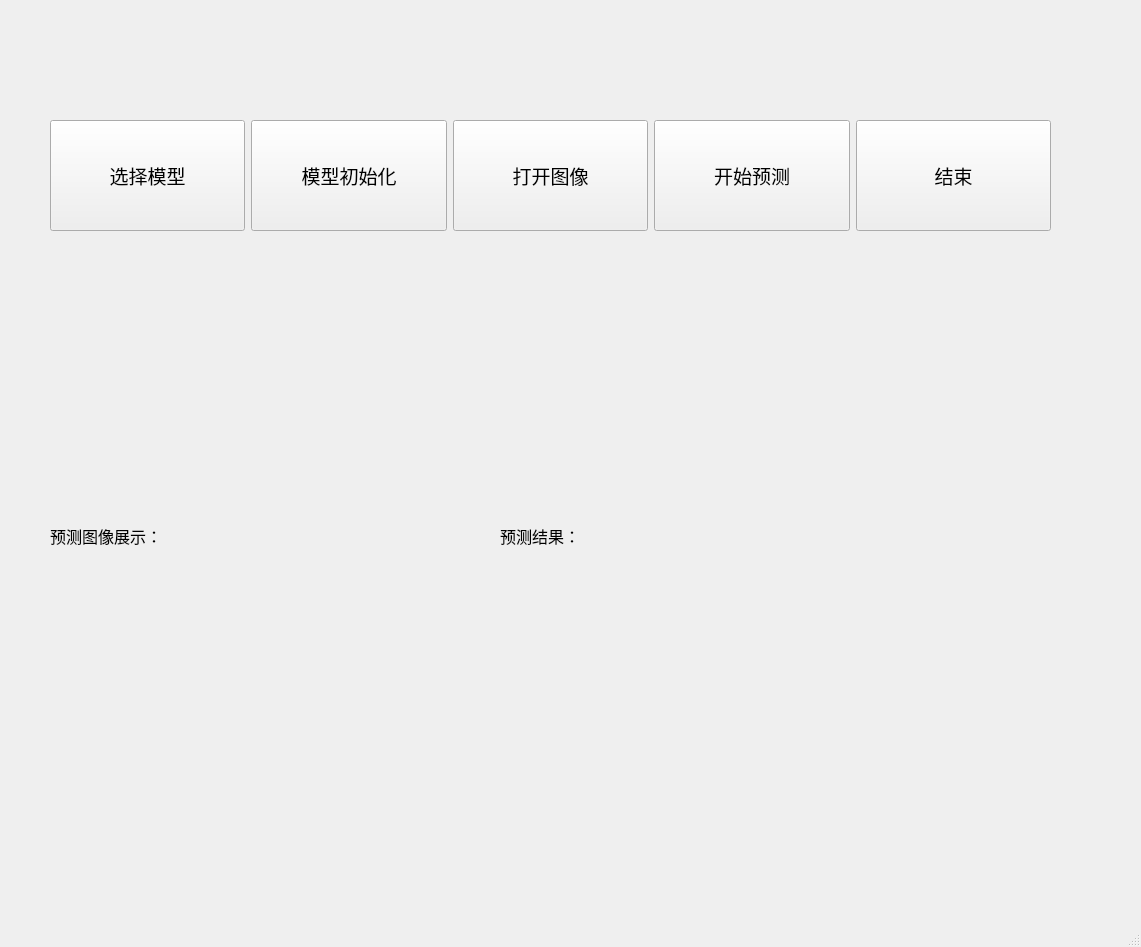
<?xml version="1.0" encoding="UTF-8"?>
<ui version="4.0">
 <class>MainWindow</class>
 <widget class="QMainWindow" name="MainWindow">
  <property name="geometry">
   <rect>
    <x>0</x>
    <y>0</y>
    <width>1141</width>
    <height>947</height>
   </rect>
  </property>
  <property name="windowTitle">
   <string>MainWindow</string>
  </property>
  <widget class="QWidget" name="centralwidget">
   <widget class="QWidget" name="gridLayoutWidget">
    <property name="geometry">
     <rect>
      <x>50</x>
      <y>240</y>
      <width>1001</width>
      <height>271</height>
     </rect>
    </property>
    <layout class="QGridLayout" name="gridLayout">
     <item row="0" column="1" colspan="2">
      <widget class="QLabel" name="label1">
       <property name="sizePolicy">
        <sizepolicy hsizetype="Preferred" vsizetype="Expanding">
         <horstretch>0</horstretch>
         <verstretch>2</verstretch>
        </sizepolicy>
       </property>
       <property name="font">
        <font>
         <pointsize>10</pointsize>
        </font>
       </property>
       <property name="text">
        <string/>
       </property>
      </widget>
     </item>
     <item row="1" column="1" colspan="2">
      <widget class="QLabel" name="label2">
       <property name="sizePolicy">
        <sizepolicy hsizetype="Preferred" vsizetype="Expanding">
         <horstretch>0</horstretch>
         <verstretch>2</verstretch>
        </sizepolicy>
       </property>
       <property name="font">
        <font>
         <pointsize>10</pointsize>
        </font>
       </property>
       <property name="text">
        <string/>
       </property>
      </widget>
     </item>
     <item row="3" column="1" colspan="2">
      <widget class="QLabel" name="predicting_view_2">
       <property name="sizePolicy">
        <sizepolicy hsizetype="Minimum" vsizetype="Expanding">
         <horstretch>0</horstretch>
         <verstretch>1</verstretch>
        </sizepolicy>
       </property>
       <property name="font">
        <font>
         <pointsize>16</pointsize>
        </font>
       </property>
       <property name="layoutDirection">
        <enum>Qt::LeftToRight</enum>
       </property>
       <property name="text">
        <string/>
       </property>
      </widget>
     </item>
     <item row="2" column="1" colspan="2">
      <widget class="QLabel" name="predicting_view">
       <property name="sizePolicy">
        <sizepolicy hsizetype="Minimum" vsizetype="Expanding">
         <horstretch>0</horstretch>
         <verstretch>1</verstretch>
        </sizepolicy>
       </property>
       <property name="font">
        <font>
         <pointsize>16</pointsize>
        </font>
       </property>
       <property name="layoutDirection">
        <enum>Qt::LeftToRight</enum>
       </property>
       <property name="text">
        <string/>
       </property>
      </widget>
     </item>
     <item row="4" column="1" colspan="2">
      <widget class="QLabel" name="runtime_view">
       <property name="sizePolicy">
        <sizepolicy hsizetype="Preferred" vsizetype="Expanding">
         <horstretch>0</horstretch>
         <verstretch>1</verstretch>
        </sizepolicy>
       </property>
       <property name="font">
        <font>
         <pointsize>16</pointsize>
        </font>
       </property>
       <property name="layoutDirection">
        <enum>Qt::LeftToRight</enum>
       </property>
       <property name="text">
        <string/>
       </property>
      </widget>
     </item>
    </layout>
   </widget>
   <widget class="QWidget" name="layoutWidget">
    <property name="geometry">
     <rect>
      <x>50</x>
      <y>120</y>
      <width>1001</width>
      <height>111</height>
     </rect>
    </property>
    <layout class="QHBoxLayout" name="horizontalLayout">
     <item>
      <widget class="QPushButton" name="Button_model_select">
       <property name="sizePolicy">
        <sizepolicy hsizetype="Minimum" vsizetype="Preferred">
         <horstretch>0</horstretch>
         <verstretch>0</verstretch>
        </sizepolicy>
       </property>
       <property name="font">
        <font>
         <pointsize>14</pointsize>
        </font>
       </property>
       <property name="text">
        <string>选择模型</string>
       </property>
      </widget>
     </item>
     <item>
      <widget class="QPushButton" name="Button_model_init">
       <property name="sizePolicy">
        <sizepolicy hsizetype="Minimum" vsizetype="Preferred">
         <horstretch>0</horstretch>
         <verstretch>0</verstretch>
        </sizepolicy>
       </property>
       <property name="font">
        <font>
         <pointsize>14</pointsize>
        </font>
       </property>
       <property name="text">
        <string>模型初始化</string>
       </property>
      </widget>
     </item>
     <item>
      <widget class="QPushButton" name="Button_open_image">
       <property name="sizePolicy">
        <sizepolicy hsizetype="Minimum" vsizetype="Preferred">
         <horstretch>0</horstretch>
         <verstretch>0</verstretch>
        </sizepolicy>
       </property>
       <property name="font">
        <font>
         <pointsize>14</pointsize>
        </font>
       </property>
       <property name="text">
        <string>打开图像</string>
       </property>
      </widget>
     </item>
     <item>
      <widget class="QPushButton" name="Button_predict">
       <property name="sizePolicy">
        <sizepolicy hsizetype="Minimum" vsizetype="Preferred">
         <horstretch>0</horstretch>
         <verstretch>0</verstretch>
        </sizepolicy>
       </property>
       <property name="font">
        <font>
         <pointsize>14</pointsize>
        </font>
       </property>
       <property name="text">
        <string>开始预测</string>
       </property>
      </widget>
     </item>
     <item>
      <widget class="QPushButton" name="Button_exit">
       <property name="sizePolicy">
        <sizepolicy hsizetype="Minimum" vsizetype="Preferred">
         <horstretch>0</horstretch>
         <verstretch>0</verstretch>
        </sizepolicy>
       </property>
       <property name="font">
        <font>
         <pointsize>14</pointsize>
        </font>
       </property>
       <property name="text">
        <string>结束</string>
       </property>
      </widget>
     </item>
    </layout>
   </widget>
   <widget class="QLabel" name="device_view">
    <property name="geometry">
     <rect>
      <x>257</x>
      <y>10</y>
      <width>591</width>
      <height>97</height>
     </rect>
    </property>
    <property name="font">
     <font>
      <pointsize>16</pointsize>
     </font>
    </property>
    <property name="layoutDirection">
     <enum>Qt::LeftToRight</enum>
    </property>
    <property name="text">
     <string/>
    </property>
   </widget>
   <widget class="QLabel" name="image_view">
    <property name="geometry">
     <rect>
      <x>50</x>
      <y>550</y>
      <width>361</width>
      <height>361</height>
     </rect>
    </property>
    <property name="sizePolicy">
     <sizepolicy hsizetype="Expanding" vsizetype="Preferred">
      <horstretch>2</horstretch>
      <verstretch>0</verstretch>
     </sizepolicy>
    </property>
    <property name="font">
     <font>
      <pointsize>10</pointsize>
     </font>
    </property>
    <property name="layoutDirection">
     <enum>Qt::LeftToRight</enum>
    </property>
    <property name="text">
     <string/>
    </property>
   </widget>
   <widget class="QLabel" name="pre_Score">
    <property name="geometry">
     <rect>
      <x>500</x>
      <y>550</y>
      <width>551</width>
      <height>361</height>
     </rect>
    </property>
    <property name="sizePolicy">
     <sizepolicy hsizetype="Expanding" vsizetype="Minimum">
      <horstretch>1</horstretch>
      <verstretch>0</verstretch>
     </sizepolicy>
    </property>
    <property name="font">
     <font>
      <pointsize>16</pointsize>
      <weight>75</weight>
      <bold>true</bold>
     </font>
    </property>
    <property name="layoutDirection">
     <enum>Qt::LeftToRight</enum>
    </property>
    <property name="text">
     <string/>
    </property>
    <property name="textFormat">
     <enum>Qt::PlainText</enum>
    </property>
    <property name="alignment">
     <set>Qt::AlignCenter</set>
    </property>
   </widget>
   <widget class="QLabel" name="label">
    <property name="geometry">
     <rect>
      <x>50</x>
      <y>520</y>
      <width>201</width>
      <height>31</height>
     </rect>
    </property>
    <property name="font">
     <font>
      <pointsize>12</pointsize>
     </font>
    </property>
    <property name="text">
     <string>预测图像展示：</string>
    </property>
   </widget>
   <widget class="QLabel" name="label_2">
    <property name="geometry">
     <rect>
      <x>500</x>
      <y>520</y>
      <width>201</width>
      <height>31</height>
     </rect>
    </property>
    <property name="font">
     <font>
      <pointsize>12</pointsize>
     </font>
    </property>
    <property name="text">
     <string>预测结果：</string>
    </property>
   </widget>
  </widget>
  <widget class="QStatusBar" name="statusbar"/>
 </widget>
 <resources/>
 <connections/>
</ui>
